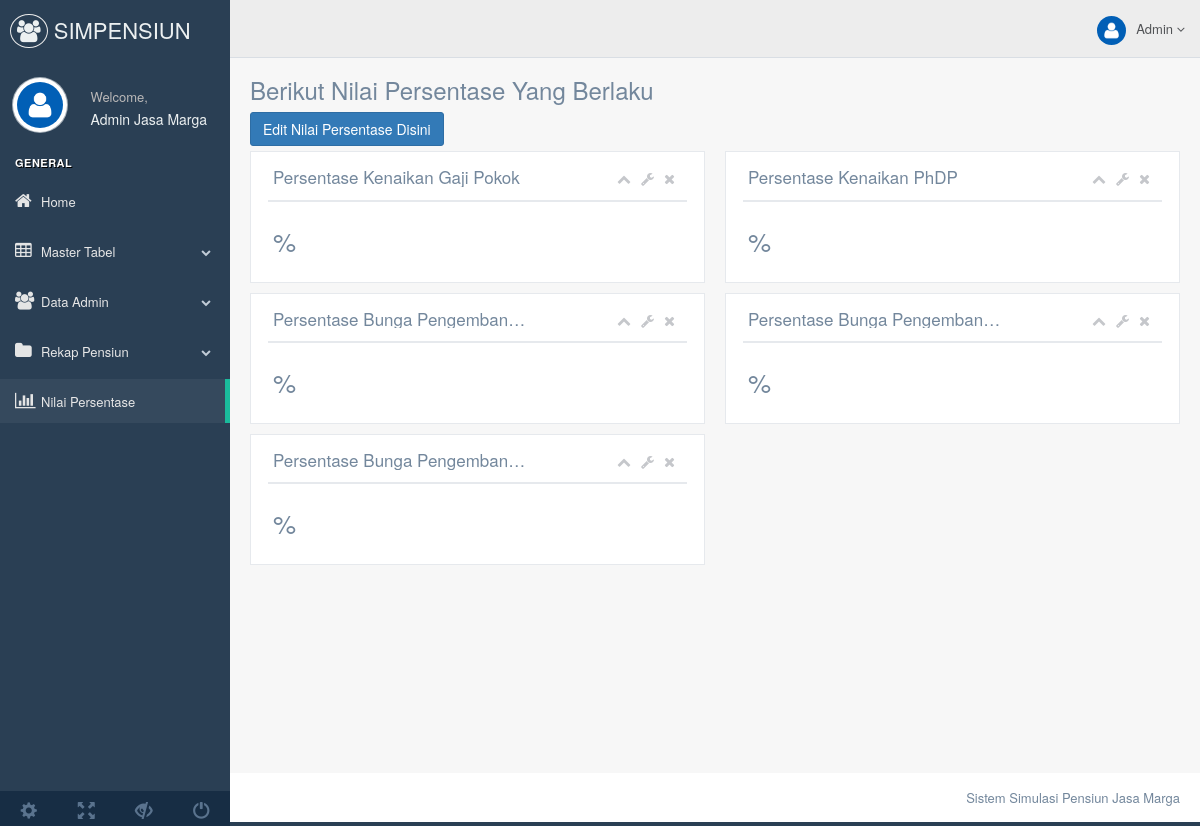
Before: /admin/production/nilaiberubah.php (signed in) with the older database file.
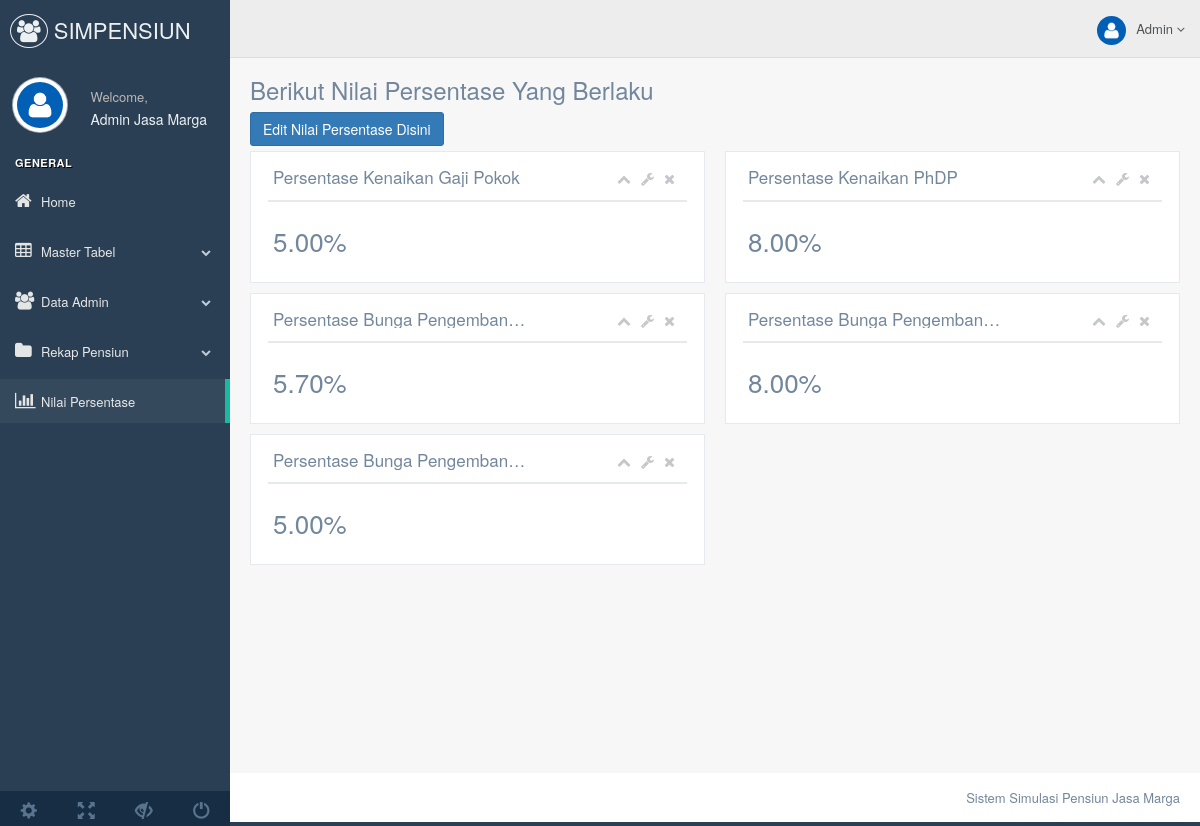
After: the same page with the newer database file.
### tables this page shows
CREATE TABLE `nilai_persentase` (
  `id_nilai_kenaikan` int(100) NOT NULL,
  `nama_kenaikan` varchar(100) NOT NULL,
  `angka` decimal(5,2) NOT NULL
);

### admin/production/nilaiberubah.php (the view, shortened to what this page needs)
<!DOCTYPE html>
<html lang="en">
  <head>
    <link href="../vendors/bootstrap/dist/css/bootstrap.min.css" rel="stylesheet">
    <link href="../vendors/font-awesome/css/font-awesome.min.css" rel="stylesheet">
    <link href="../vendors/nprogress/nprogress.css" rel="stylesheet">
    <link href="../vendors/bootstrap-daterangepicker/daterangepicker.css" rel="stylesheet">
    <link href="../vendors/bootstrap-datetimepicker/build/css/bootstrap-datetimepicker.css" rel="stylesheet">
    <link href="../vendors/normalize-css/normalize.css" rel="stylesheet">
    <link href="../vendors/ion.rangeSlider/css/ion.rangeSlider.css" rel="stylesheet">
    <link href="../vendors/ion.rangeSlider/css/ion.rangeSlider.skinFlat.css" rel="stylesheet">
    <link href="../vendors/mjolnic-bootstrap-colorpicker/dist/css/bootstrap-colorpicker.min.css" rel="stylesheet">
    <link href="../vendors/cropper/dist/cropper.min.css" rel="stylesheet">
    <link href="../build/css/custom.min.css" rel="stylesheet">
  </head>
    <body class="nav-md">
    <div class="container body">
      <div class="main_container">
        <div class="col-md-3 left_col">
          <div class="left_col scroll-view">
            <div class="navbar nav_title" style="border: 0;">
              <a href="index.html" class="site_title"><i class="fa fa-users"></i> <span>SIMPENSIUN</span></a>
            </div>
            <div class="profile clearfix">
              <div class="profile_pic">
                <img src="images/user.jpg" alt="..." class="img-circle profile_img">
              </div>
              <div class="profile_info">
                <span>Welcome,</span>
                <h2>Admin Jasa Marga</h2>
              </div>
            </div>
            <br />
            <div id="sidebar-menu" class="main_menu_side hidden-print main_menu">
              <?php include_once("sidebar.php"); ?>
            </div>
            <div class="sidebar-footer hidden-small">
              <?php include_once("footer.php");?>
            </div>
          </div>
        </div>
        <div class="top_nav">
          <?php include_once("header.php");?>
        </div>
        <div class="right_col" role="main">
          <div class="">
            <div class="page-title">
              <div class="title_left">
                <h3>Berikut Nilai Persentase Yang Berlaku</h3>
              </div>
            </div>
            <div class="clearfix"></div>
                  <?php $query = mysqli_query($DBcon, "select * from nilai_persentase where nama_kenaikan = 'gaji_pokok'");
                    $angka = mysqli_fetch_array($query);
                    ?>
                  <button type="button" class="btn btn-primary" data-toggle="modal" data-target=".bs-example-modal-sm">Edit Nilai Persentase Disini</button>
            <div class="row">
              <div class="col-md-6 col-sm-8 col-xs-12">
                <div class="x_panel">
                  <div class="x_title">
                    <h2>Persentase Kenaikan Gaji Pokok <small>(dalam persen)</small></h2>
                    <ul class="nav navbar-right panel_toolbox">
                      <li><a class="collapse-link"><i class="fa fa-chevron-up"></i></a>
                      </li>
                      <li class="dropdown">
                        <a href="#" class="dropdown-toggle" data-toggle="dropdown" role="button" aria-expanded="false"><i class="fa fa-wrench"></i></a>
                      </li>
                      <li><a class="close-link"><i class="fa fa-close"></i></a>
                      </li>
                    </ul>
                    <div class="clearfix"></div>
                  </div>
                  <div class="x_content">
                    <h1>
                      <?php
                        echo $angka['angka'];
                      ?>%
                    </h1>
                  </div>
                </div>
              </div>
              <div class="col-md-6 col-sm-8 col-xs-12">
                <div class="x_panel">
                  <div class="x_title">
                    <h2>Persentase Kenaikan PhDP <small>(dalam persen)</small></h2>
                    <ul class="nav navbar-right panel_toolbox">
                      <li><a class="collapse-link"><i class="fa fa-chevron-up"></i></a>
                      </li>
                      <li class="dropdown">
                        <a href="#" class="dropdown-toggle" data-toggle="dropdown" role="button" aria-expanded="false"><i class="fa fa-wrench"></i></a>
                      </li>
                      <li><a class="close-link"><i class="fa fa-close"></i></a>
                      </li>
                    </ul>
                    <div class="clearfix"></div>
                  </div>
                  <div class="x_content">
                    <h1>
                      <?php
                        $query = mysqli_query($DBcon, "select * from nilai_persentase where nama_kenaikan = 'phdp'");
                        $angka = mysqli_fetch_array($query);
                        echo $angka['angka'];
                      ?>%
                    </h1>
                  </div>
                </div>
              </div>
               <div class="col-md-6 col-sm-8 col-xs-12">
                <div class="x_panel">
                  <div class="x_title">
                    <h2>Persentase Bunga Pengembangan JHT <small>(dalam persen)</small></h2>
                    <ul class="nav navbar-right panel_toolbox">
                      <li><a class="collapse-link"><i class="fa fa-chevron-up"></i></a>
                      </li>
                      <li class="dropdown">
                        <a href="#" class="dropdown-toggle" data-toggle="dropdown" role="button" aria-expanded="false"><i class="fa fa-wrench"></i></a>
                      </li>
                      <li><a class="close-link"><i class="fa fa-close"></i></a>
                      </li>
                    </ul>
                    <div class="clearfix"></div>
                  </div>
                  <div class="x_content">
                    <h1>
                      <?php
                        $query = mysqli_query($DBcon, "select * from nilai_persentase where nama_kenaikan = 'jht'");
                        $angka = mysqli_fetch_array($query);
                        echo $angka['angka'];
                      ?>%
                    </h1>
                  </div>
                </div>
              </div>
              <div class="col-md-6 col-sm-8 col-xs-12">
                <div class="x_panel">
                  <div class="x_title">
                    <h2>Persentase Bunga Pengembangan Manfaat Iuran Pasti <small>(dalam persen)</small></h2>
                    <ul class="nav navbar-right panel_toolbox">
                      <li><a class="collapse-link"><i class="fa fa-chevron-up"></i></a>
                      </li>
                      <li class="dropdown">
                        <a href="#" class="dropdown-toggle" data-toggle="dropdown" role="button" aria-expanded="false"><i class="fa fa-wrench"></i></a>
                      </li>
                      <li><a class="close-link"><i class="fa fa-close"></i></a>
                      </li>
                    </ul>
                    <div class="clearfix"></div>
                  </div>
                  <div class="x_content">
                    <h1>
                      <?php
                        $query = mysqli_query($DBcon, "select * from nilai_persentase where nama_kenaikan = 'iuran_pasti'");
                        $angka = mysqli_fetch_array($query);
                        echo $angka['angka'];
                      ?>%
                    </h1>
                  </div>
                </div>
              </div>
              <div class="col-md-6 col-sm-8 col-xs-12">
                <div class="x_panel">
                  <div class="x_title">
                    <h2>Persentase Bunga Pengembangan Jaminan Pensiun  <small>(dalam persen)</small></h2>
                    <ul class="nav navbar-right panel_toolbox">
                      <li><a class="collapse-link"><i class="fa fa-chevron-up"></i></a>
                      </li>
                      <li class="dropdown">
                        <a href="#" class="dropdown-toggle" data-toggle="dropdown" role="button" aria-expanded="false"><i class="fa fa-wrench"></i></a>
                      </li>
                      <li><a class="close-link"><i class="fa fa-close"></i></a>
                      </li>
                    </ul>
                    <div class="clearfix"></div>
                  </div>
                  <div class="x_content">
                    <h1>
                      <?php
                        $query = mysqli_query($DBcon, "select * from nilai_persentase where nama_kenaikan = 'bunga_jp'");
                        $angka = mysqli_fetch_array($query);
                        echo $angka['angka'];
                      ?>%
                    </h1>
                  </div>
                </div>
              </div>
            </div>
          </div>
         </div>
        <footer>
          <div class="pull-right">
            Sistem Simulasi Pensiun Jasa Marga</a>
          </div>
          <div class="clearfix"></div>
        </footer>
      </div>
    </div>
  </body>
</html>

### admin/production/sidebar.php (shortened to what this page needs)
<div class="menu_section">
                <h3>General</h3>
                <ul class="nav side-menu">
                  <li><a href="home.php"><i class="fa fa-home"></i>Home</a></li>
                  <li><a><i class="fa fa-table"></i>Master Tabel<span class="fa fa-chevron-down"></span></a>
                  </li>
                  <li><a><i class="fa fa-users"></i>Data Admin<span class="fa fa-chevron-down"></span></a>
                  </li>
                  <li><a><i class="fa fa-folder"></i>Rekap Pensiun<span class="fa fa-chevron-down"></span></a>
                  </li>
                  <li><a href="nilaiberubah.php"><i class="fa fa-bar-chart-o"></i>Nilai Persentase</a></li>
                </ul>
              </div>

### admin/production/footer.php
<a data-toggle="tooltip" data-placement="top" title="Settings">
                <span class="glyphicon glyphicon-cog" aria-hidden="true"></span>
              </a>
              <a data-toggle="tooltip" data-placement="top" title="FullScreen">
                <span class="glyphicon glyphicon-fullscreen" aria-hidden="true"></span>
              </a>
              <a data-toggle="tooltip" data-placement="top" title="Lock">
                <span class="glyphicon glyphicon-eye-close" aria-hidden="true"></span>
              </a>
              <a data-toggle="tooltip" data-placement="top" title="Logout" href="logout.php">
                <span class="glyphicon glyphicon-off" aria-hidden="true"></span>
              </a>

### admin/production/header.php (shortened to what this page needs)
<div class="nav_menu">
            <nav>
              <ul class="nav navbar-nav navbar-right">
                <li class="">
                  <a href="javascript:;" class="user-profile dropdown-toggle" data-toggle="dropdown" aria-expanded="false">
                    <img src="images/user.jpg" alt="">Admin
                    <span class=" fa fa-angle-down"></span>
                  </a>
                </li>
              </ul>
            </nav>
          </div>

Changed rows visible on the page:
added nilai_persentase: angka "5.00"
added nilai_persentase: angka "8.00"
added nilai_persentase: angka "5.70"
added nilai_persentase: angka "8.00"
added nilai_persentase: angka "5.00"
